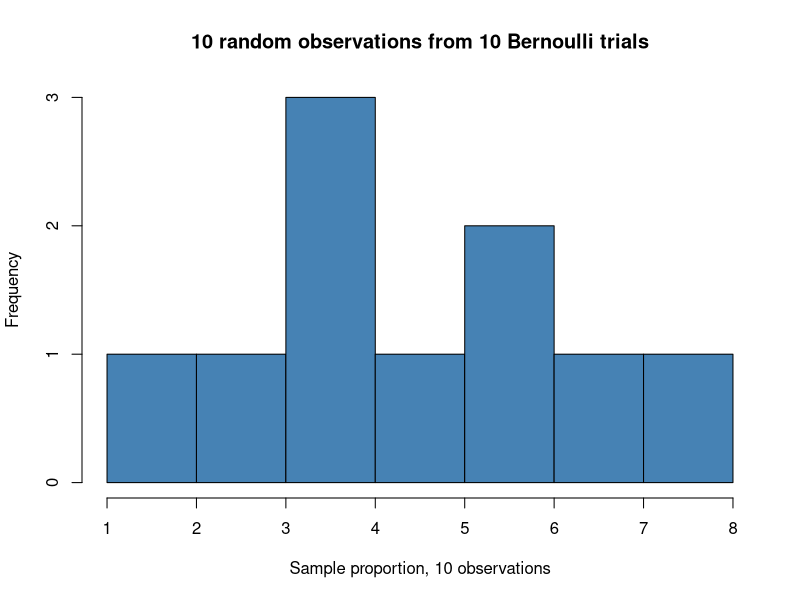
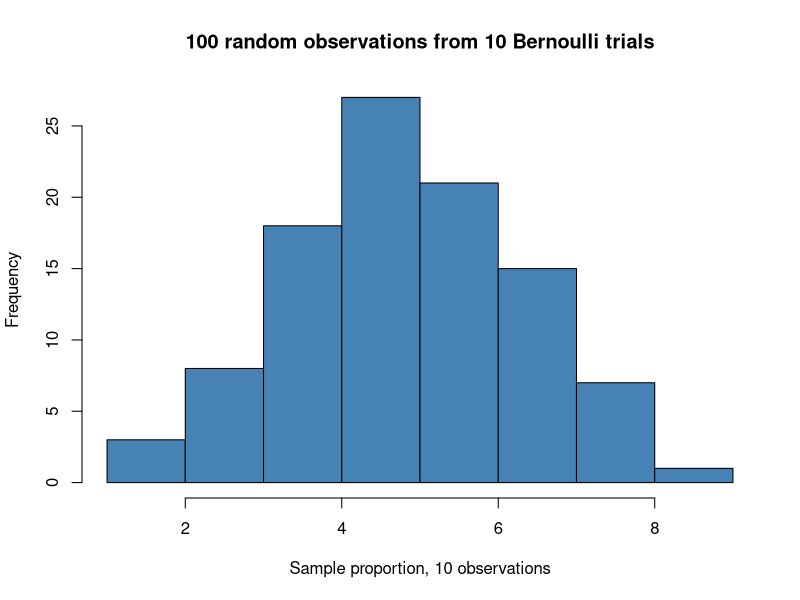
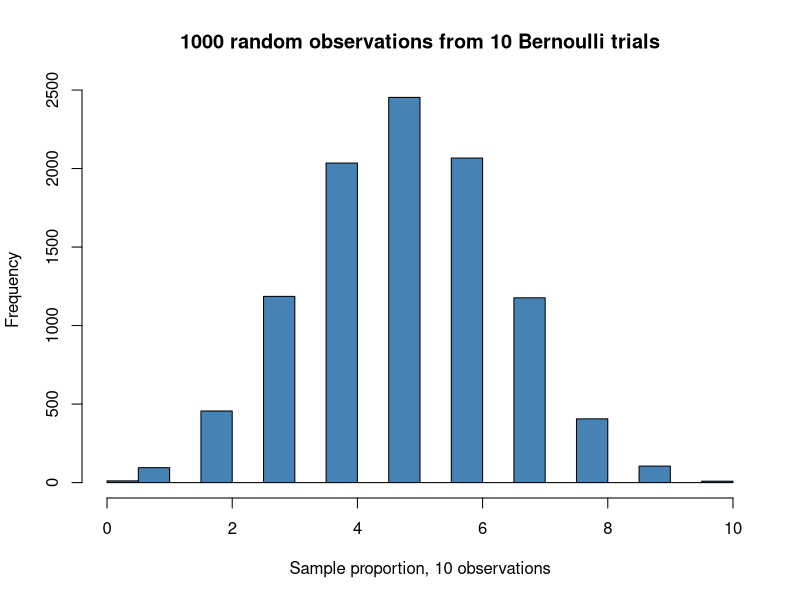
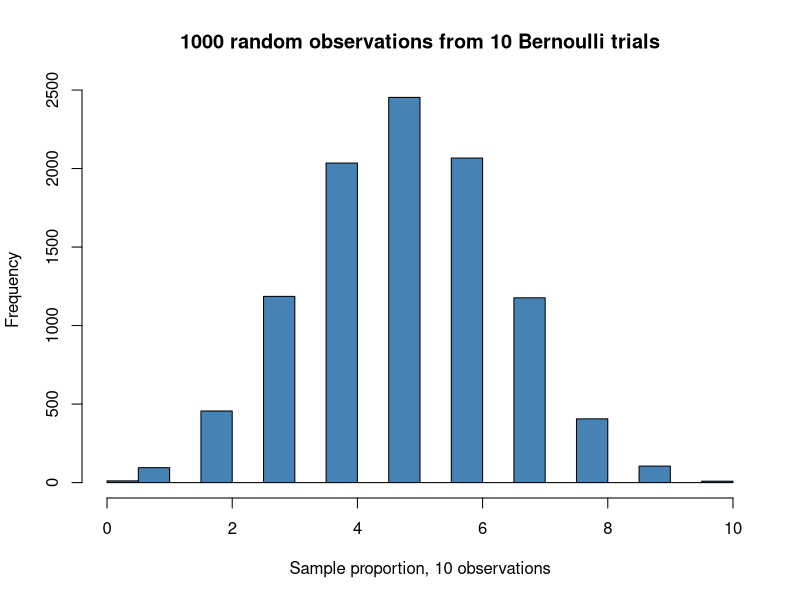
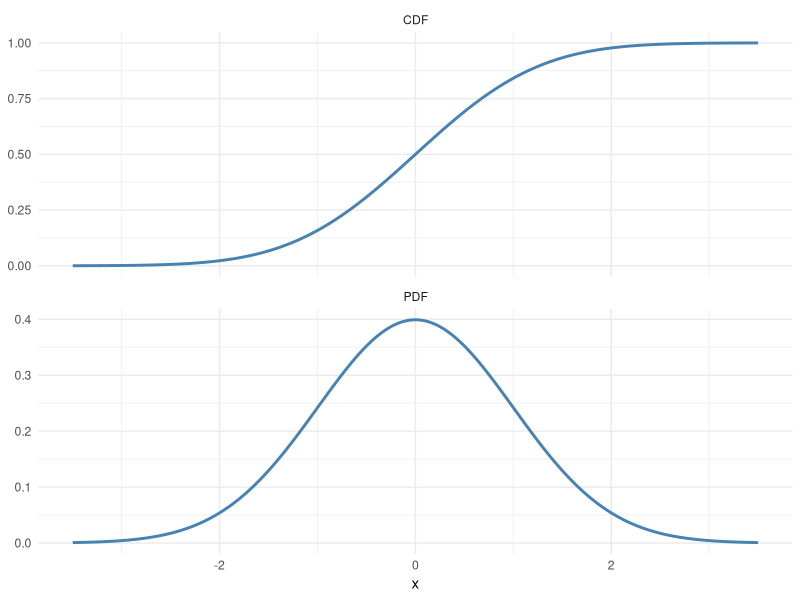
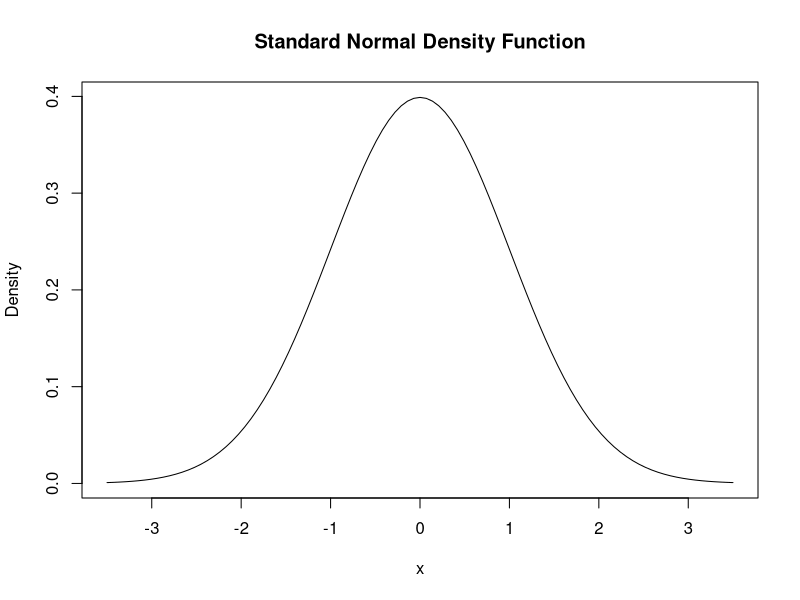
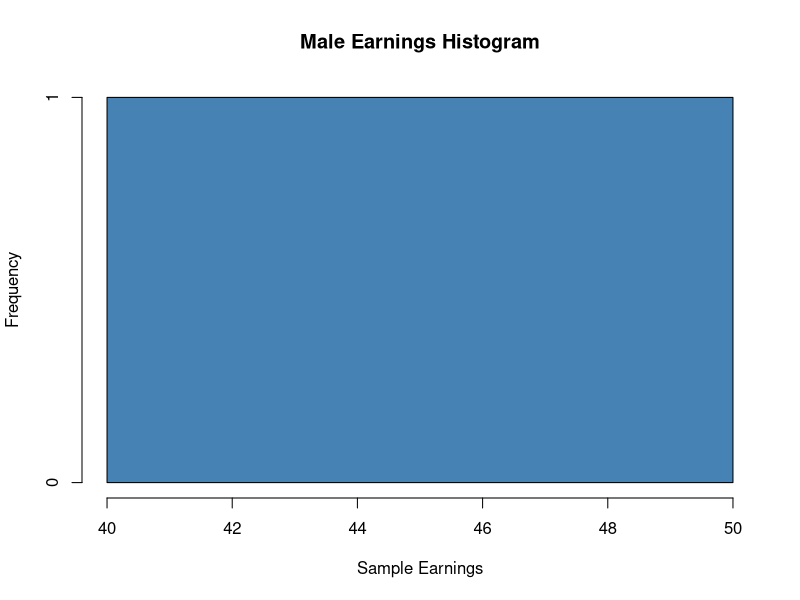
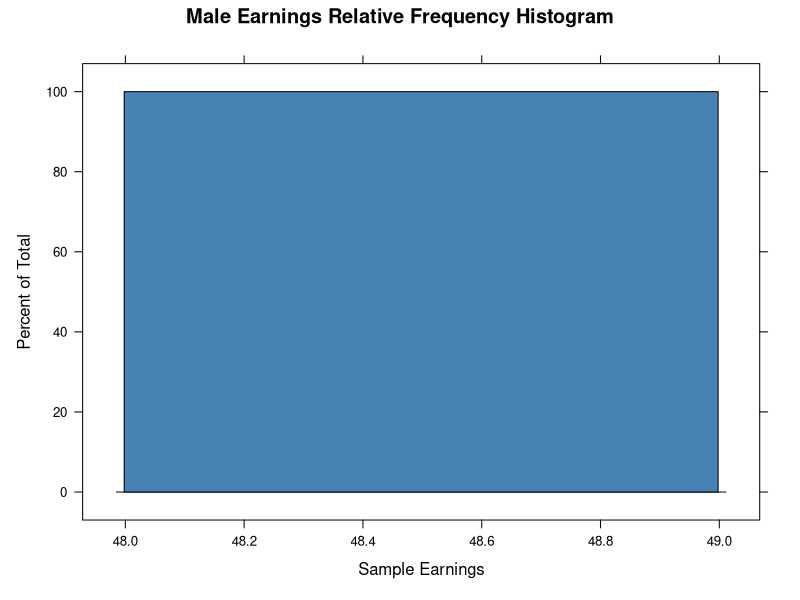

Write R code to recreate these figures, in order.
## ---- chunk 1
knitr::opts_chunk$set(echo = TRUE)
## ---- chunk 2
#install.packages("tidyverse")
library(tidyverse)
## ---- chunk 3
x <- 1:6

tibble(
  statistic = c("Mean", "Population-style variance", "Sample variance", "Sample SD"),
  value = c(mean(x), mean((x - mean(x))^2), var(x), sd(x))
)
## ---- chunk 4
# Two fair coin flips
coin_experiment <- tibble(
  outcome = c("HH", "HT", "TH", "TT"),
  probability = rep(1 / 4, 4)
)

coin_experiment |>
  mutate(exactly_one_head = outcome %in% c("HT", "TH")) |>
  summarise(`P(exactly one head)` = sum(probability[exactly_one_head]))
## ---- chunk 5
dbinom(
  # number of successes k
  x = 9, 
  # number of trials n
  size = 10, 
  # probability of success p
  prob = 0.5)
## ---- chunk 6
set.seed(4)
# 10 runs of 1 die roll
successes10 <- rbinom(n = 10, size = 10, prob = 0.5)

# 100 runs of 1 die rolls
successes100 <- rbinom(n = 100, size = 10, prob = 0.5)

# 10,000 runs of 1 dice rolls
successes10000 <- rbinom(n = 10000, size = 10, prob = 0.5)
## ---- chunk 7
successes10
## ---- chunk 8
hist(successes10,
     col = "steelblue", 
     main = "10 random observations from 10 Bernoulli trials",
     xlab = "Sample proportion, 10 observations")

## ---- chunk 9
hist(successes100,
     col = "steelblue", 
     main = "100 random observations from 10 Bernoulli trials",
     xlab = "Sample proportion, 10 observations")

## ---- chunk 10
hist(successes10000,
     col = "steelblue", 
     main = "1000 random observations from 10 Bernoulli trials",
     xlab = "Sample proportion, 10 observations")

## ---- chunk 11
set.seed(1)

cat("We rolled values of ", sample(1:6, 5, replace = TRUE), "in 5 die throws with a mean of", mean(sample(1:6, 5, replace = TRUE)))
## ---- chunk 12
set.seed(1)

cat("In 10,000 die throws the mean value is", mean(sample(1:6, 10000, replace = TRUE)))
## ---- chunk 13
hist(successes10000,
     col = "steelblue", 
     main = "1000 random observations from 10 Bernoulli trials",
     xlab = "Sample proportion, 10 observations")

## ---- chunk 14
mean(successes10000)
## ---- chunk 15
x_grid <- seq(-3.5, 3.5, length.out = 500)
normal_functions <- tibble(
  x = x_grid,
  PDF = dnorm(x_grid),
  CDF = pnorm(x_grid)
)

normal_functions |>
  pivot_longer(c(PDF, CDF), names_to = "function_name", values_to = "value") |>
  ggplot(aes(x, value)) +
  geom_line(color = "steelblue", linewidth = 1) +
  facet_wrap(~function_name, scales = "free_y", ncol = 1) +
  labs(x = "x", y = NULL) +
  theme_minimal()
## ---- chunk 16
joint_distribution <- expand_grid(
  coin = c("Heads", "Tails"),
  die = 1:6
) |>
  mutate(joint_probability = 1 / 12)

joint_distribution |>
  group_by(die) |>
  summarise(marginal_probability = sum(joint_probability), .groups = "drop")
## ---- chunk 17
n_buyers <- 100
n_alarm <- 40
n_both <- 20

p_bucket_given_alarm <- (n_both / n_buyers) / (n_alarm / n_buyers)
p_bucket_given_alarm
## ---- chunk 18
curve(dnorm(x),
      xlim = c(-3.5, 3.5),
      ylab = "Density", 
      main = "Standard Normal Density Function") 
## ---- chunk 19
p_below = pnorm(-1.96,
      mean = 0,
      sd = 1,
      # If TRUE, probabilities are P(X <= x), or P(X > x) otherwise
      lower.tail = TRUE, 
      # If TRUE, probabilities are given as log
      log.p = FALSE)  
p_above = pnorm(1.96,
      mean = 0,
      sd = 1,
      # If TRUE, probabilities are P(X <= x), or P(X > x) otherwise
      lower.tail = FALSE, 
      # If TRUE, probabilities are given as log
      log.p = FALSE)

cat("The probability that X takes a value below -1.96 is", round(p_below, 3), "the probability that X takes a value above 1.96 is", round(p_above, 3), "and the probability of being between -1.96 and 1.96 is", round(1 - (p_below + p_above), 2))

## ---- chunk 20
set.seed(9)
male_earnings = rnorm(1, mean = 60, sd = 15)

## ---- chunk 21
hist(male_earnings, 
     main = 'Male Earnings Histogram',
     xlab = 'Sample Earnings',
     col = 'steelblue')
## ---- chunk 22
#install.packages("lattice")
library(lattice)
## ---- chunk 23
histogram(male_earnings,
          main = "Male Earnings Relative Frequency Histogram",
          xlab = "Sample Earnings",
          col = "steelblue")
## ---- chunk 24
histogram(male_earnings,
          main = "Male Earnings Probability Density Histogram",
          xlab = "Sample Earnings",
          col = "steelblue",
          type= "density")
## ---- chunk 25
male_earnings2 = rnorm(100, mean = 60, sd = 15)
cat('The mean of the sample size of 100 is', mean(male_earnings2), 'and the standard deviation is', sd(male_earnings2))
## ---- chunk 26
histogram(male_earnings2, 
     main = 'Male Earnings Frequency Histogram (Sample Size 100)',
     xlab = 'Sample Earnings',
     col = 'steelblue')
## ---- chunk 27
male_earnings3 = rnorm(1000, mean = 60, sd = 15)
cat('The mean of the sample size of 1,000 is', mean(male_earnings3), 'and the standard deviation is', sd(male_earnings3))
## ---- chunk 28
histogram(male_earnings3, 
     main = 'Male Earnings Frequency Histogram (Sample Size 1,000)',
     xlab = 'Sample Earnings',
     col = 'steelblue')
## ---- chunk 29
male_earnings4 = rnorm(10000, mean = 60, sd = 15)
cat('The mean of the sample size of 10,000 is', mean(male_earnings4), 'and the standard deviation is', sd(male_earnings4))
## ---- chunk 30
histogram(male_earnings4, 
     main = 'Male Earnings Frequency Histogram (Sample Size 10,000)',
     xlab = 'Sample Earnings',
     col = 'steelblue')
## ---- chunk 31
histogram(male_earnings4, 
     main = 'Male Earnings Density Histogram (Sample Size 10,000)',
     xlab = 'Sample Earnings',
     col = 'steelblue',
     type = 'density')
## ---- chunk 32
set.seed(123)

sample_sizes <- c(1, 5, 30, 100)
sampling_distributions <- map_dfr(sample_sizes, function(sample_size) {
  tibble(
    sample_size = factor(sample_size, levels = sample_sizes),
    sample_mean = replicate(5000, mean(rexp(sample_size, rate = 1)))
  )
})

ggplot(sampling_distributions, aes(sample_mean)) +
  geom_histogram(aes(y = after_stat(density)), bins = 40,
                 fill = "steelblue", color = "white") +
  facet_wrap(~sample_size, scales = "free", ncol = 2,
             labeller = label_both) +
  geom_vline(xintercept = 1, linetype = "dashed") +
  labs(x = "Sample mean", y = "Density") +
  theme_minimal()
## ---- chunk 33
data = rnorm(n = 100000, mean = 50, sd = sqrt(36))
cat('The mean of our sample is', mean(data), 'and the standard deviation of our sample is', sd(data))
## ---- chunk 34
histogram(data,
          main = 'Data Sample Relative Frequency Histogram',
          col = "steelblue")

## ---- chunk 35
data = rnorm(n = 100, mean = 50, sd = sqrt(36))

cat('The mean of our sample is', mean(data), 'and the standard deviation of our sample is', sd(data))
## ---- chunk 36
z1 <- (mean(data) - 50) / sqrt(var(data) / 100)
lower_tail_probability <- pnorm(z1)
two_sided_p_value <- 2 * pnorm(-abs(z1))

cat('The z-statistic is', z1,
    ', the lower-tail probability is', lower_tail_probability,
    ', and the two-sided p-value is', two_sided_p_value)
## ---- chunk 37
set.seed(123)

x = seq(from = -4, to = 4, length.out = 500)
y_norm = dnorm(x)

df = 1
y1 = dt(x, df)

df = 10
y10 = dt(x, df)

df = 30
y30 = dt(x, df)

df = 100
y100 = dt(x, df)

df = 1000
y1000 = dt(x, df)

df = data.frame(x, y_norm, y1, y10, y30, y100, y1000)
## ---- chunk 38
ggplot(df, aes(x)) +   
    geom_line(aes(y = y1, color = "t-distribution (df = 1)"), size = .5) +
    geom_line(aes(y = y10, color = "t-distribution (df = 10)")) +
    geom_line(aes(y = y30, color = "t-distribution (df = 30)"), size = .5) +
    geom_line(aes(y = y100, color = "t-distribution (df = 100)")) +
    geom_line(aes(y = y_norm, color = "normal distribution"), size = .5) +

    scale_color_manual(
                     breaks=c('t-distribution (df = 1)', 't-distribution (df = 10)', 't-distribution (df = 30)',
                             't-distribution (df = 100)', 'normal distribution'),
                     values=c('t-distribution (df = 1)'='red3', 't-distribution (df = 10)'='springgreen4', 't-distribution (df = 30)'='darkorange2',
                              't-distribution (df = 100)' = 'magenta4', 'normal distribution' = 'navyblue'))+
    theme_bw() +
    theme(axis.line = element_line(color='black'),
      plot.background = element_blank(),
      panel.grid.major = element_blank(),
      panel.grid.minor = element_blank(),
      panel.border = element_blank(),
      legend.title= element_blank(),
      plot.title = element_text(hjust = 0.5)) +
  
    labs(title = 'comparison', x = 'standard deviations', y = 'probability density')

## ---- chunk 39
set.seed(2026)
wages <- rnorm(200, mean = 22.64, sd = 18.14)

t.test(wages, mu = 20, alternative = "two.sided", conf.level = 0.95)
## ---- chunk 40
n <- length(wages)
y_bar <- mean(wages)
standard_error <- sd(wages) / sqrt(n)
critical_value <- qt(0.975, df = n - 1)

tibble(
  estimate = y_bar,
  lower_95 = y_bar - critical_value * standard_error,
  upper_95 = y_bar + critical_value * standard_error
)
## ---- chunk 41
male_earnings = rnorm(1000, mean = 60, sd = 15)
female_earnings = rnorm(1000, mean = 55, sd = 21)
cov(male_earnings, female_earnings)
## ---- chunk 42
cor(male_earnings, female_earnings)
